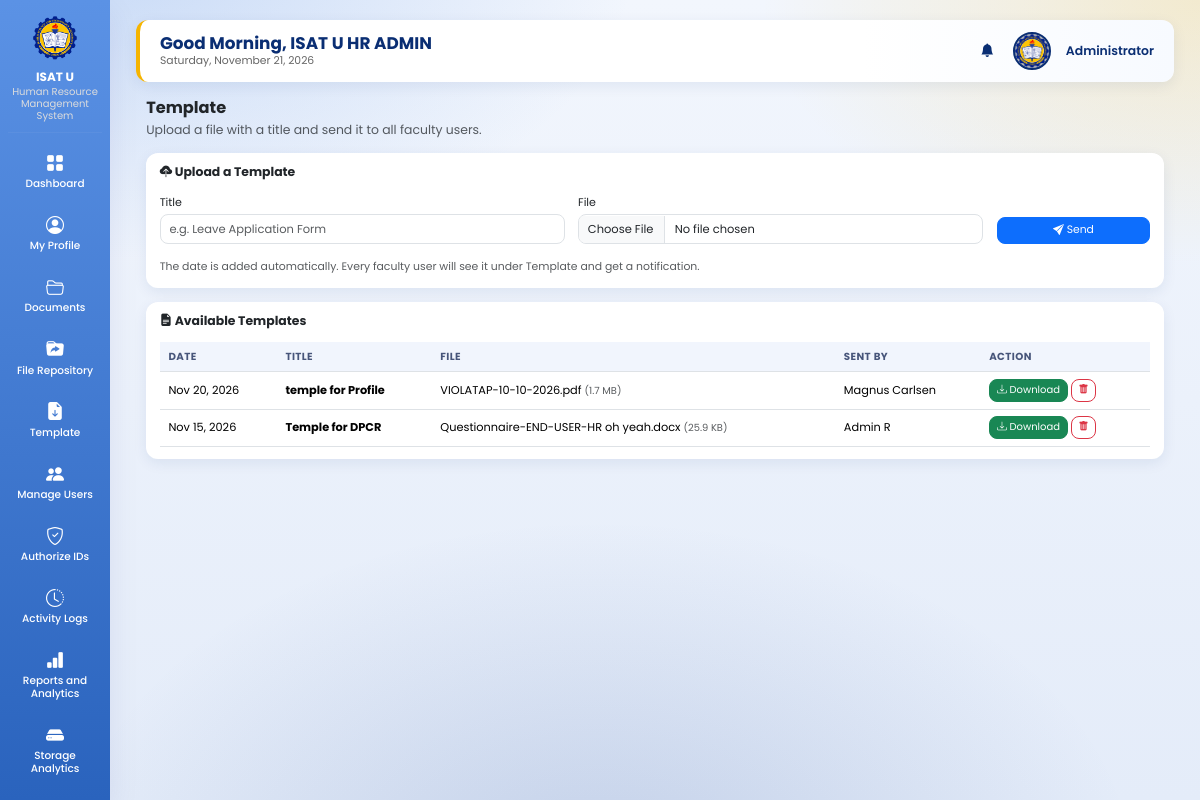
/admin/templates.php (signed in), run on the app's committed database.
### tables this page shows
CREATE TABLE `users` (
  `user_id` int(11) NOT NULL AUTO_INCREMENT,
  `employee_id` varchar(50) DEFAULT NULL,
  `first_name` varchar(100) NOT NULL,
  `middle_name` varchar(100) DEFAULT NULL,
  `last_name` varchar(100) NOT NULL,
  `email` varchar(150) NOT NULL,
  `password` varchar(255) NOT NULL,
  `role` varchar(20) NOT NULL,
  `department` varchar(150) DEFAULT NULL,
  `position_title` varchar(150) DEFAULT NULL,
  `profile_picture` varchar(255) DEFAULT NULL,
  `reset_token` varchar(255) DEFAULT NULL,
  `reset_token_expiry` datetime DEFAULT NULL,
  `status` varchar(20) DEFAULT 'active',
  `created_at` timestamp NOT NULL DEFAULT current_timestamp(),
  PRIMARY KEY (`user_id`)
);

CREATE TABLE `file_templates` (
  `template_id` int(11) NOT NULL AUTO_INCREMENT,
  `title` varchar(200) NOT NULL,
  `file_name` varchar(255) NOT NULL,
  `file_path` varchar(255) NOT NULL,
  `file_size` int(11) DEFAULT 0,
  `uploaded_by` int(11) NOT NULL,
  `created_at` timestamp NOT NULL DEFAULT current_timestamp(),
  PRIMARY KEY (`template_id`)
);

### includes/templates_core.php (the view, shortened to what this page needs)
<?php
mysqli_query($conn, "CREATE TABLE IF NOT EXISTS file_templates (
    template_id INT AUTO_INCREMENT PRIMARY KEY,
    title VARCHAR(200) NOT NULL,
    file_name VARCHAR(255) NOT NULL,
    file_path VARCHAR(255) NOT NULL,
    file_size INT DEFAULT 0,
    uploaded_by INT NOT NULL,
    created_at TIMESTAMP NOT NULL DEFAULT CURRENT_TIMESTAMP
) ENGINE=InnoDB DEFAULT CHARSET=utf8mb4");
function tpl_size($b) {
    $b = (float)$b;
    if ($b < 1048576) return round($b / 1024, 1) . ' KB';
    return round($b / 1048576, 1) . ' MB';
}
$tpl_list = mysqli_query($conn, "SELECT t.*, u.first_name, u.last_name
    FROM file_templates t LEFT JOIN users u ON u.user_id = t.uploaded_by
    ORDER BY t.created_at DESC");
?>
<?php if ($tpl_can_manage): ?>
<div class="card border-0 shadow-sm mb-4">
    <div class="card-body">
        <h5 class="fw-bold mb-3"><i class="bi bi-cloud-upload-fill"></i> Upload a Template</h5>
        <form method="POST" enctype="multipart/form-data" class="row g-3">
            <div class="col-md-5">
                <label class="form-label">Title</label>
                <input type="text" name="title" class="form-control" maxlength="200" placeholder="e.g. Leave Application Form" required>
            </div>
            <div class="col-md-5">
                <label class="form-label">File</label>
                <input type="file" name="template_file" class="form-control" required>
            </div>
            <div class="col-md-2 d-flex align-items-end">
                <button type="submit" name="upload_template" class="btn btn-primary w-100">
                    <i class="bi bi-send-fill"></i> Send
                </button>
            </div>
            <div class="col-12"><small class="text-muted">The date is added automatically. Every faculty user will see it under Template and get a notification.</small></div>
        </form>
    </div>
</div>
<?php endif; ?>
<div class="card border-0 shadow-sm">
    <div class="card-body">
        <h5 class="fw-bold mb-3"><i class="bi bi-file-earmark-text-fill"></i> Available Templates</h5>
        <div class="table-responsive">
        <table class="table table-hover align-middle mb-0">
            <thead>
                <tr>
                    <th>Date</th>
                    <th>Title</th>
                    <th>File</th>
                    <?php if ($tpl_can_manage): ?><th>Sent by</th><?php endif; ?>
                    <th width="<?php echo $tpl_can_manage ? 170 : 120; ?>">Action</th>
                </tr>
            </thead>
            <tbody>
            <?php if (!$tpl_list || mysqli_num_rows($tpl_list) === 0): ?>
                <tr><td colspan="5" class="text-center text-muted py-4">No templates yet.</td></tr>
            <?php else: while ($t = mysqli_fetch_assoc($tpl_list)): ?>
                <tr>
                    <td><?php echo date("M j, Y", strtotime($t['created_at'])); ?></td>
                    <td><strong><?php echo htmlspecialchars($t['title']); ?></strong></td>
                    <td><?php echo htmlspecialchars($t['file_name']); ?> <small class="text-muted">(<?php echo tpl_size($t['file_size']); ?>)</small></td>
                    <?php if ($tpl_can_manage): ?>
                        <td><?php echo htmlspecialchars(trim(($t['first_name'] ?? '') . ' ' . ($t['last_name'] ?? '')) ?: '-'); ?></td>
                    <?php endif; ?>
                    <td>
                        <a class="btn btn-sm btn-success" download="<?php echo htmlspecialchars($t['file_name']); ?>"
                           href="../uploads/templates/<?php echo rawurlencode($t['file_path']); ?>">
                            <i class="bi bi-download"></i> Download
                        </a>
                        <?php if ($tpl_can_manage): ?>
                        <form method="POST" class="d-inline" onsubmit="return confirm('Delete this template?');">
                            <button type="submit" name="delete_template" class="btn btn-sm btn-outline-danger"><i class="bi bi-trash-fill"></i></button>
                        </form>
                        <?php endif; ?>
                    </td>
                </tr>
            <?php endwhile; endif; ?>
            </tbody>
        </table>
        </div>
    </div>
</div>

### includes/avatar.php (shortened to what this page needs)
<?php
if (!function_exists('topbar_avatar')) {
    function topbar_avatar($conn, $size = 44, $href = 'profile.php') {
        $uid = (int)($_SESSION['user_id'] ?? 0);
        $pic = '';
        $res = mysqli_query($conn, "SELECT profile_picture FROM users WHERE user_id = $uid LIMIT 1");
        if ($res && ($r = mysqli_fetch_assoc($res))) { $pic = basename((string)($r['profile_picture'] ?? '')); }
        $file = dirname(__DIR__) . '/uploads/profile_pictures/' . $pic;
        if ($pic !== '' && file_exists($file)) {
            $src = '../uploads/profile_pictures/' . rawurlencode($pic);
        }
        $size = (int)$size;
        return '<a href="' . htmlspecialchars($href) . '" title="My Profile" style="display:inline-block;line-height:0;">'
             . '<img src="' . htmlspecialchars($src, ENT_QUOTES) . '" alt="Profile" '
             . 'style="width:' . $size . 'px;height:' . $size . 'px;border-radius:50%;object-fit:cover;'
             . 'border:2px solid #0A2E73;background:#b0b3b8;"></a>';
    }
}

### assets/ui.css (style rules this page uses)
html { font-size:13.5px !important; }
body { font-size:.92rem; background: radial-gradient(900px 500px at 8% -5%, rgba(91,146,229,.28), transparent 60%), radial-gradient(800px 480px at 100% 0%, rgba(245,180,0,.18), transparent 55%), radial-gradient(900px 600px at 50% 110%, rgba(18,60,146,.16), transparent 60%), linear-gradient(180deg,#f2f6fd 0%,#e4ecf9 100%) !important; background-attachment:fixed !important; }
h5 { font-size:.92rem !important; }
.admin-info img { width:38px !important;height:38px !important; }
.stat-card,.chart-card,.card,.profile-card,.card-box { border-radius:12px !important;box-shadow:0 4px 14px rgba(10,46,115,.08) !important; }
.card-body { padding:.9rem 1rem !important; }
.table { font-size:.84rem;margin-bottom:0; }
.table>:not(caption)>*>* { padding:.5rem .65rem !important; }
.table thead th { font-size:.76rem;text-transform:uppercase;letter-spacing:.4px;color:#47557a;background:#f1f5fd !important; }
.btn { font-size:.8rem;padding:.32rem .7rem;border-radius:8px; }
.btn-sm { font-size:.74rem !important;padding:.22rem .5rem !important; }
.form-control,.form-select { font-size:.85rem;padding:.38rem .65rem;border-radius:8px; }
.form-label { font-size:.82rem;margin-bottom:.25rem; }
.container-fluid .mb-4 { margin-bottom:1rem !important; }
.table-responsive { font-size:.84rem; }

### admin/includes/header.php (style rules this page uses)
body { background:#eef3fb; font-family:'Poppins',sans-serif; }
.admin-info img { width:55px; height:55px; border-radius:50%; }
.table { width:100%; border-collapse:collapse; }
.table th { background:#f8f9fa; padding:14px; text-align:left; font-weight:700; }
.table td { padding:14px; border-top:1px solid #eee; vertical-align:middle; }
.btn { padding:8px 15px; border-radius:8px; text-decoration:none; }
.btn-primary { background:#0d6efd; color:#fff; }

### admin/includes/sidebar.php (style rules this page uses)
:root { --blue:#0A2E73; --yellow:#F5B400; --white:#ffffff; --bg:#eef3fb; --shadow:0 12px 30px rgba(2, 10, 118, 0.08); }
* { margin:0; padding:0; box-sizing:border-box; font-family:'Poppins',sans-serif; }
body { background:var(--bg); }

### data on the page
users: profile_picture (picture)
file_templates: created_at "Nov 20, 2026", title "temple for Profile", file_name "VIOLATAP-10-10-2026.pdf", file_size "1.7 MB", users.first_name+last_name "Magnus Carlsen"
file_templates: created_at "Nov 15, 2026", title "Temple for DPCR", file_name "Questionnaire-END-USER-HR oh yeah.docx", file_size "25.9 KB", users.first_name+last_name "Admin R"

### other printed values
$greeting "Good Morning"
